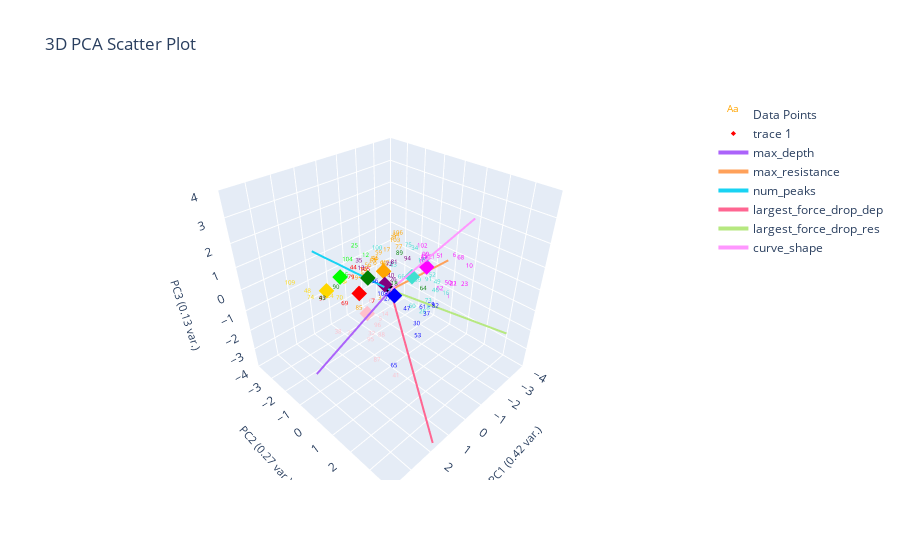

The notebook cell this image was saved under:
### Markdown cell above
### Plot Un-corrected Labeling

### Code cell
plotting.plot_clusters_seperately(pseudo_labeled_data[f'pseudo_{ylabel_name}_nums'],
                                  curve_data, ylabel_name, cluster_category_names=list(ylabel_to_cluster_num.keys()),
                                  pseudo_corrections=marions_labeled_data)
plotting.plot_pca(pseudo_labeled_data, pseudo_labeled_data[f'pseudo_{ylabel_name}_nums'], graph_title="Clustering Un-corrected Pseudo Labeled Data", num_pc=3, ylabel_name=ylabel_name, centroids=label_centroids)

### Figure 1 — Plotly figure (JSON) as saved in the notebook; plotly's stock layout.template omitted (floating-point values rounded to 4 significant figures)
{"data": [{"mode": "text", "name": "Data Points", "text": ["0", "1", "2", "3", "4", "5", "6", "7", "8", "9", "10", "11", "12", "13", "14", "15", "16", "17", "18", "19", "20", "21", "22", "23", "24", "25", "26", "27", "28", "29", "30", "31", "32", "33", "34", "35", "36", "37", "38", "39", "40", "41", "42", "43", "44", "45", "46", "47", "48", "49", "50", "51", "52", "53", "54", "55", "56", "57", "58", "59", "60", "61", "62", "63", "64", "65", "66", "67", "68", "69", "70", "71", "72", "73", "74", "75", "76", "77", "78", "79", "80", "81", "82", "83", "84", "85", "86", "87", "88", "89", "90", "91", "92", "93", "94", "95", "96", "97", "98", "99", "100", "101", "102", "103", "104", "105", "106", "107", "108", "109"], "textfont": {"color": ["orange", "magenta", "magenta", "orange", "orange", "pink", "magenta", "red", "turquoise", "orange", "magenta", "magenta", "lime", "purple", "pink", "magenta", "turquoise", "orange", "green", "orange", "orange", "magenta", "magenta", "magenta", "gold", "lime", "purple", "blue", "turquoise", "orange", "blue", "orange", "pink", "magenta", "turquoise", "purple", "blue", "blue", "pink", "turquoise", "purple", "pink", "orange", "green", "red", "orange", "turquoise", "blue", "gold", "turquoise", "magenta", "magenta", "turquoise", "blue", "orange", "lime", "orange", "lime", "blue", "orange", "turquoise", "blue", "magenta", "orange", "green", "blue", "turquoise", "pink", "magenta", "red", "gold", "gold", "purple", "turquoise", "gold", "turquoise", "gold", "orange", "pink", "red", "lime", "purple", "blue", "turquoise", "orange", "orange", "gold", "pink", "pink", "green", "green", "turquoise", "orange", "turquoise", "purple", "pink", "pink", "red", "magenta", "magenta", "turquoise", "magenta", "magenta", "orange", "lime", "red", "orange", "turquoise", "blue", "gold"], "size": 6}, "type": "scatter3d", "x": [-0.5196, -1.164, -1.724, -0.1427, -0.7872, 0.651, -2.73, 1.861, -0.7743, -0.4598, -1.914, -1.516, 0.3744, 0.2384, 0.7117, -2.007, -1.032, -1.463, 1.022, 0.3426, -0.3669, -2.214, -1.99, -1.134, 2.011, 0.1124, -0.4125, 0.1193, -0.5949, -0.2387, 0.1137, -1.611, 0.6361, -1.603, -1.645, 0.54, 0.9473, -0.4415, 2.848, -1.253, -0.4539, 0.6948, -0.6913, 3.409, 0.7544, -0.4856, -1.156, 0.7903, 3.231, -1.014, -1.412, -1.16, -1.074, 0.5643, -0.6717, 2.391, -0.2685, 4.266, -0.6428, -0.4171, 0.1527, 0.5756, -1.789, -0.5959, 1.805, 2.635, -0.8106, 0.6043, -2.857, 2.508, 0.7204, 0.5331, 0.003452, -1.446, 2.684, -1.473, 0.844, -1.327, 1.946, 0.7543, 5.579, -0.5643, -0.6629, -0.719, -1.742, 0.08517, 1.07, 2.467, 1.333, 0.3273, 2.383, -1.011, -1.102, -1.422, -0.6911, 2.265, 1.135, 2.765, -1.552, -1.619, -0.2281, -1.658, -2.229, -1.294, 1.068, 0.2755, -1.809, -1.532, 0.5365, 3.633], "y": [-1.408, 1.848, 0.3828, -0.7588, -1.296, 0.1053, 0.8585, 1.038, 1.264, -2.154, 2.147, 1.796, -0.9367, -1.388, 0.424, -0.07572, 1.852, -1.687, 1.207, -1.684, -2.075, 0.1071, 1.449, 2.548, -1.136, -1.876, -0.2716, -0.04969, 1.142, -1.774, 1.479, -1.447, -0.4475, 0.2198, -0.2971, -1.144, 0.1566, 1.476, 0.2888, 0.2588, -0.4482, 0.9711, -0.9603, 0.3755, -1.239, -1.358, 1.25, 1.582, -0.7093, 1.415, 1.633, 1.327, 1.127, 1.945, -1.605, 0.3034, -1.545, -0.7625, 1.509, -1.074, 1.27, 2.099, 0.9761, -1.605, 3.134, 2.786, -0.2087, -0.4005, 1.077, 0.3381, -2.294, -2.242, -0.07377, 0.7012, -1.407, -0.4899, -1.865, -0.8613, -0.1551, -1.414, 2.178, -0.399, 1.695, -0.5622, -1.432, -1.824, -1.493, 1.819, 0.8615, 0.7563, -0.2389, 0.9822, -1.512, 0.469, 0.2032, 1.306, 0.452, -0.5489, 0.2894, 0.2953, -0.9453, 0.1698, -0.4055, -1.039, -1.155, -1.115, -1.386, 0.2653, 0.1206, -1.051], "z": [-0.03951, -0.3035, 0.4817, -1.222, -0.06966, -1.347, 0.3813, 0.6749, -0.9477, -0.9679, 0.844, 0.07418, 0.9534, 0.09795, -0.8961, 0.2308, -0.07912, 0.0792, 1.052, -0.4614, -0.9179, 0.1858, -0.3447, 0.6223, -0.189, 0.8593, -0.2151, -0.7443, -1.109, -0.4324, -1.079, 0.6947, -2.456, 0.466, 0.6741, 0.6957, 0.5917, -0.9392, -0.5216, -0.3911, -0.1374, -3.785, 0.1212, 1.277, 0.4384, 0.2431, -0.3342, 0.06504, 0.8995, 0.2138, 0.07983, 1.242, 0.3586, -1.095, 0.01835, 1.629, -0.06825, 1.353, -0.5988, 0.6559, -0.3585, 0.2955, -0.7122, -0.02801, 2.252, -0.5118, -0.2462, -0.7796, 0.3034, 0.5527, -1.582, -0.5566, 0.7791, -1.287, -0.03107, 0.7996, -0.5052, 0.6241, -1.438, -0.09287, 0.1342, 0.4618, -0.5662, 0.1915, 0.7708, -2.218, -0.164, -1.055, -1.262, 1.76, 0.8678, 0.1201, -0.3479, 0.5752, 0.8366, -0.5994, -1.17, 0.4173, 0.4754, 0.6547, 1.009, 0.2362, 0.4885, 0.867, 0.9781, 0.1858, 0.8656, 0.3873, -0.2056, 1.266]}, {"marker": {"color": ["red", "gold", "blue", "green", "purple", "pink", "turquoise", "orange", "lime", "magenta"], "size": 4, "symbol": "diamond"}, "mode": "markers", "type": "scatter3d", "x": [1.338, 1.882, 0.3834, 1.355, 0.2643, 1.14, -1.061, -1.102, 1.76, -1.562], "y": [-0.2592, -1.476, 0.5844, 0.2587, -0.04316, -0.08639, 0.1109, -1.512, -0.7503, 0.4077], "z": [0.3965, 0.1714, 0.2382, 1.314, 0.3647, -0.5321, 0.1655, -0.3479, 1.068, 0.5151]}, {"marker": {"color": "black", "size": 3}, "mode": "markers", "name": "Origin", "showlegend": false, "type": "scatter3d", "x": [0], "y": [0], "z": [0]}, {"line": {"width": 4}, "mode": "lines+text", "name": "max_depth", "textposition": "top center", "type": "scatter3d", "x": [0, 4.001], "y": [0, 0.4936], "z": [0, -1.218]}, {"line": {"width": 4}, "mode": "lines+text", "name": "max_resistance", "textposition": "top center", "type": "scatter3d", "x": [0, -3.831], "y": [0, -0.2733], "z": [0, -0.4743]}, {"line": {"width": 4}, "mode": "lines+text", "name": "num_peaks", "textposition": "top center", "type": "scatter3d", "x": [0, 3.233], "y": [0, -0.1192], "z": [0, 2.984]}, {"line": {"width": 4}, "mode": "lines+text", "name": "largest_force_drop_dep", "textposition": "top center", "type": "scatter3d", "x": [0, 1.87], "y": [0, 3.959], "z": [0, -3.644]}, {"line": {"width": 4}, "mode": "lines+text", "name": "largest_force_drop_res", "textposition": "top center", "type": "scatter3d", "x": [0, -2.059], "y": [0, 4.192], "z": [0, -0.9663]}, {"line": {"width": 4}, "mode": "lines+text", "name": "curve_shape", "textposition": "top center", "type": "scatter3d", "x": [0, -0.3587], "y": [0, 3.927], "z": [0, 4.917]}], "layout": {"autosize": true, "scene": {"aspectmode": "cube", "xaxis": {"range": [-4, 4], "title": {"font": {"size": 11}, "text": "PC1 (0.42 var.)"}}, "yaxis": {"range": [-4, 4], "title": {"font": {"size": 11}, "text": "PC2 (0.27 var.)"}}, "zaxis": {"range": [-4, 4], "title": {"font": {"size": 11}, "text": "PC3 (0.13 var.)"}}}, "title": {"text": "3D PCA Scatter Plot"}}}
